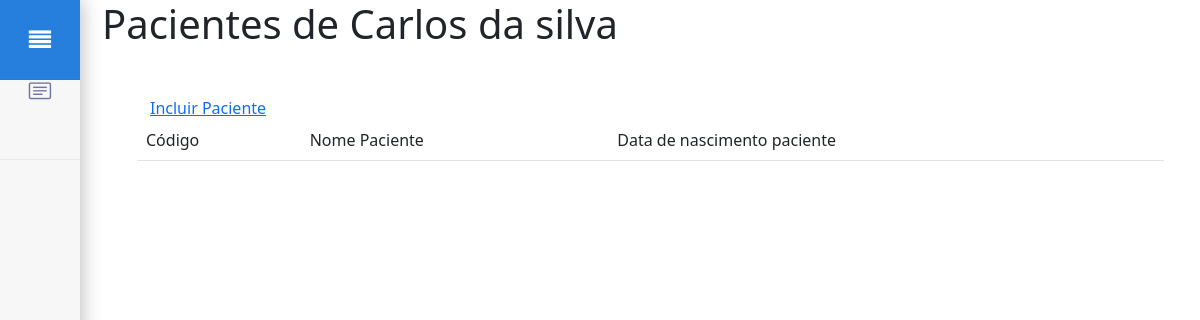
/admin/index.php?page=listagem_pacientes.php&id=97&nome=Carlos da silva, run on an earlier commit of the app's database.
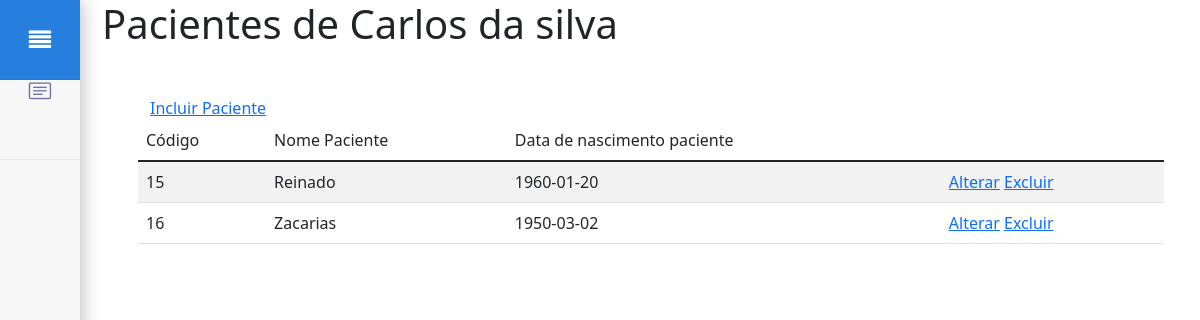
And on a later commit of the database.
### tables this page shows
CREATE TABLE `paciente` (
  `IdPaciente` int(11) NOT NULL,
  `FkIdClienteInPaciente` int(11) DEFAULT NULL,
  `NomePaciente` varchar(50) DEFAULT NULL,
  `DataDeNascimentoPaciente` date DEFAULT NULL
);

### admin/listagem_pacientes.php (the view, shortened to what this page needs)
<?php include "config.php";
$IdCliente = $_GET['id'];
$ClienteNome = $_GET['nome'];
?>
<h1>Pacientes de <?php echo $ClienteNome;?></h1>
<div class="container px-4 px-lg-5 mt-5">
  <div class="row">
    <a href="./index.php?page=incluir/Paciente_incluir.php&id=<?php echo $IdCliente;?>">Incluir Paciente</a>
    <table class="table table-striped">
      <thead class="thead-dark">
        <td>Código</td>
        <td>Nome Paciente</td>
        <td>Data de nascimento paciente</td>
      </thead>
      <?php
      $conn = Conectar();
      $query = "SELECT * FROM paciente where FkIdClienteInPaciente = $IdCliente
      order by FkIdClienteInPaciente";
      $result = $conn->query($query);
      if ($result->num_rows > 0) {
        while ($row = $result->fetch_assoc()) {
      ?>
          <tr>
            <td><?php echo $row['IdPaciente']; ?></td>
            <td><?php echo $row['NomePaciente']; ?></td>
            <td><?php echo $row['DataDeNascimentoPaciente'];?></td>
            <td>
              <a href="./index.php?page=Alterar/Paciente_Alterar.php&id=<?php echo $row['IdPaciente'];?>">Alterar</a>
              <a href="./index.php?page=excluir/Paciente_Excluir.php&acao=excluir&id=<?php echo $row['IdPaciente'];?>">Excluir</a>
            </td>
          </tr>
          <?php }}
           ?>
    </table>
  </div>
</div>

### admin/index.php (shortened to what this page needs)
<!DOCTYPE html>
<html lang="pt-br">
<head>
  <link rel="stylesheet" href="https://cdn.jsdelivr.net/npm/bootstrap@5.1.3/dist/css/bootstrap.min.css">
  <link href="https://cdn.jsdelivr.net/npm/bootstrap-icons@1.5.0/font/bootstrap-icons.css" rel="stylesheet" />
  <link href="css/styles.css" rel="stylesheet" />
</head>
<body>
  <div class="row">
    <div class="col-md-1">
    <ul class="menu">
        <li title="home"><a href="index.php" class="menu-button home">menu</a></li>
        <li title="Anuncios"><a href="index.php?page=Anuncios_Listagem.php" class="bi bi-card-text">Anuncios</a></li>
    </ul>
    </div>
    <div class="col-md-11" id="content">
      <?php
      $pagina = @$_GET['page'];
      include($pagina);
      ?>
    </div>
  </div>
</body>
</html>

### admin/css/styles.css (style rules this page uses)
.menu, .menu-bar { position: fixed; bottom: 0; left: 0; height: 100%; list-style-type: none; margin: 0; padding: 0; background: #f7f7f7; z-index:10; overflow:hidden; box-shadow: 2px 0 18px rgba(0, 0, 0, 0.26); }
.menu li a { display: inline-block; text-indent: -500em; height: 5em; width: 5em; line-height: 5em; text-align:center; color: #72739f; position: relative; border-bottom: 1px solid rgba(0, 0, 0, 0.05); transition: background 0.1s ease-in-out; }
.menu li a:before { font-family: FontAwesome; speak: none; text-indent: 0em; position: absolute; bottom: 0; left: 0; width: 100%; height: 100%; font-size: 1.4em; }
.menu li a.home:before { content: "\f039"; }
.menu-bar li a:hover, .menu li a:hover, .menu li:first-child a { background: #267fdd; color: #fff; }

What changed in the data, as far as the page shows it:
added paciente: IdPaciente "15", NomePaciente "Reinado", DataDeNascimentoPaciente "1960-01-20"
added paciente: IdPaciente "16", NomePaciente "Zacarias", DataDeNascimentoPaciente "1950-03-02"
